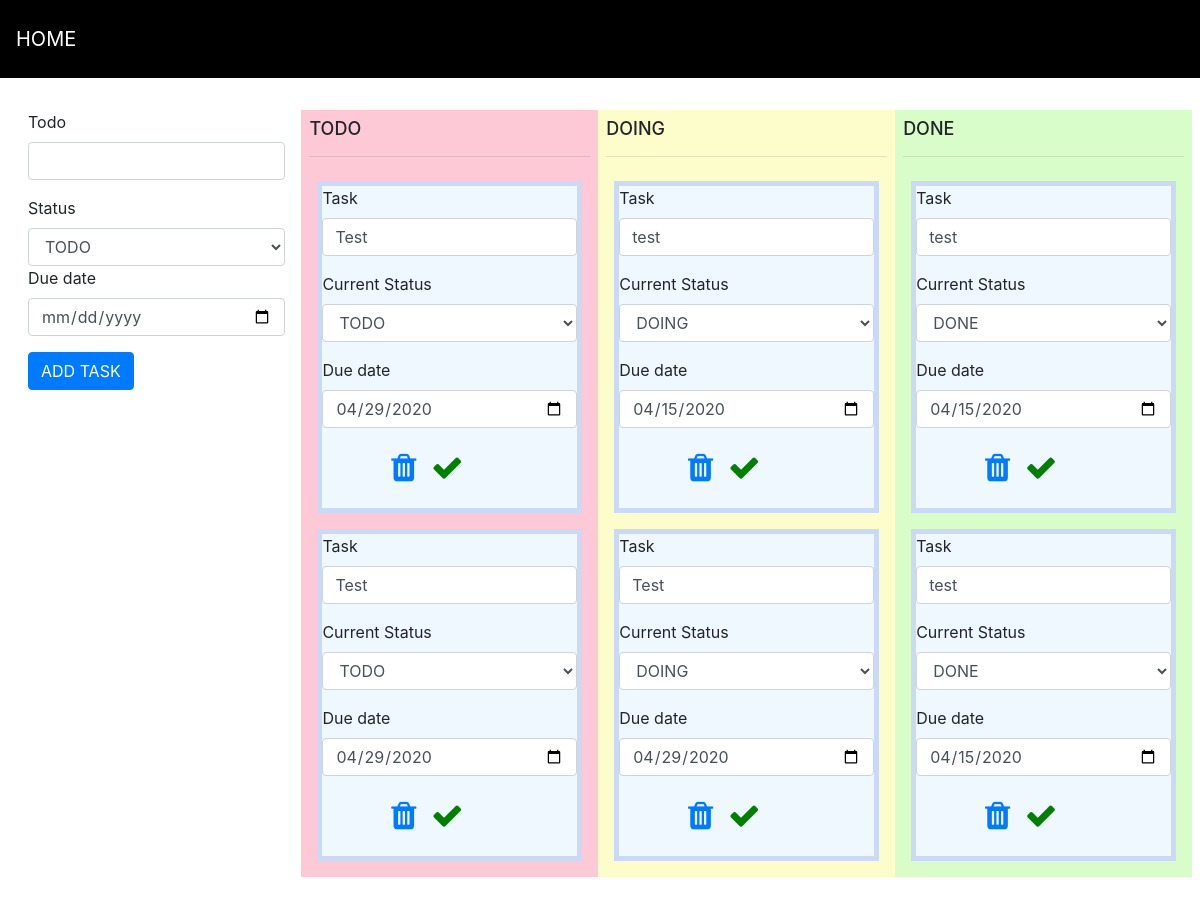
The page / on the database its author committed.
### app.py (models this page shows, shortened)
class Todos(db.Model):
    id = db.Column(db.Integer, unique=True, primary_key=True)
    todo_item = db.Column(db.String(500),  nullable=True)
    todo_date = db.Column(db.String(500), nullable=True)
    todo_status = db.Column(db.String(10), nullable=False, default='todo')
    done = db.Column(db.Boolean, default=False)

### app.py (the view)
@app.route('/', methods=['GET', 'POST'])
def todo():
    todo_item = request.form.get('todo_item') or None
    todo_date = request.form.get('todo_date') or None
    todo_status = request.form.get('todo_status') or None
    new_item = Todos(todo_item = todo_item, todo_date=todo_date, todo_status=todo_status)
    if todo_item and todo_date:
        db.session.add(new_item)
        db.session.commit()
        flash(f"Todo item '{todo_item}' added, due '{todo_date}'",'success')
    todo_todos = Todos.query.filter((Todos.todo_status == 'todo'))
    doing_todos = Todos.query.filter((Todos.todo_status == 'doing'))
    done_todos = Todos.query.filter((Todos.todo_status == 'done'))
    print(todo_todos, doing_todos, done_todos)
    return render_template('todo.html', todo_todos = todo_todos, doing_todos=doing_todos, done_todos=done_todos)

### templates/todo.html
{% extends "/layout.html" %}
{% from '/todo_component.html' import todo_component %}
{% from '/add_todo.html' import add_todo %}
{% block content %}
    {{ add_todo() }}
{% endblock content %}
{% block side %}
    <div class="d-flex flex-row">
        <div class="todo_d p-2">
            <h3 class="column_header">TODO</h3>
            <hr/>
            <div class="d-flex flex-column">
                {% for todo in todo_todos %}
                    {{ todo_component(todo) }}
                {% endfor %}
            </div>
        </div>
        <div class="doing_d p-2">
            <h3 class="column_header">DOING</h3>
            <hr/>
            <div class="d-flex flex-column">
                {% for todo in doing_todos %}
                    {{ todo_component(todo) }}
                {% endfor %}
            </div>
        </div>
        <div class="done_d p-2 ">
            <h3 class="column_header">DONE</h3>
            <hr/>
            <div class="d-flex flex-column">
                {% for todo in done_todos %}
                    {{ todo_component(todo) }}
                {% endfor %}
            </div>
        </div>
    </div>
{% endblock side %}

### templates/layout.html (shortened to what this page needs)
<!DOCTYPE html>
<html>
<head>
	<link rel="stylesheet" href="{{ url_for('static', filename = 'styles.css') }}">
    <link rel="stylesheet" href = "https://stackpath.bootstrapcdn.com/bootstrap/4.3.1/css/bootstrap.min.css"
>
    <link rel="stylesheet" href="https://stackpath.bootstrapcdn.com/font-awesome/4.7.0/css/font-awesome.min.css">
</head>
<body>
	<div class="menu">
		<a href="#home">HOME</a>
        <div class="messages">
        </div>
    </div>
    <br/>
    <div class = "d-flex flex-row body_sec">
        <div class="p-2">
            {% block content %}{% endblock %}
        </div>
        <div class="p-2">
            {% block side %}{% endblock %}
        </div>
    </div>
</body>
</html>

### templates/todo_component.html
{% macro todo_component(todo) %}
    <div class="p-2">
        <form method="post" id="{{ todo.todo_status }}_{{ todo.id }}" action="{{ url_for('update_todo', todo_id = todo.id) }}">
            <div class="todo_box">
                <div class="form-group">
                    <label for="summary">Task</label>
                    <input id="summary" class="todo_status form-control"  name="todo_item" value="{{ todo.todo_item }}"/>
                </div>
                 <div class="form-group">
                    <label for="item_status">Current Status</label>
                    <select class="todo_status form-control" class="form-control" id="item_status" name="todo_status">
                        <option value="todo" {% if todo.todo_status == "todo" %} selected {% endif %}>TODO</option>
                        <option value="doing" {% if todo.todo_status == "doing" %} selected {% endif %}>DOING</option>
                        <option value="done" {% if todo.todo_status == "done" %} selected {% endif %}>DONE</option>
                    </select>
                </div>
                <div class="form-group">
                    <label for="due_on">Due date</label>
                    <input value="{{ todo.todo_date }}" name="todo_date"  class="form-control" id="todo_date" type="date"/>
                </div>
                <div class="form-group">
                    <span class="todo_buttons">
                        <a href="{{ url_for('delete_todo', todo_id = todo.id) }}" class = 'fa fa-trash'></a>
                        <button class="update_button fa fa-check" type="submit"></button>
                    </span>
                </div>
            </div>
        </form>
    </div>
{% endmacro %}

### templates/add_todo.html (shortened to what this page needs)
{% macro add_todo() %}
    <form method="post">
        <div class="form-group">
            <label for="todo_item">Todo</label>
            <input class="form-control" id="todo_item"  name="todo_item" type="text">
        </div>
        <div class="form-group">
            <label for="item_status">Status</label>
            <select class="todo_status form-control" id="item_status" name="todo_status">
                <option value="todo">TODO</option>
            </select>
        <div class="form-group">
            <label for="todo_date">Due date</label>
            <input class="form-control" id="todo_date" name="todo_date" type="date">
        </div>
        </div>
        <div class="form-group">
            <button class="btn btn-primary" type="submit">ADD TASK</button>
        </div>
    </form>
{% endmacro %}

### static/styles.css (style rules this page uses)
body { background-position:center; background-size: contain; }
.messages { padding-top: 55px; margin-bottom: 0px; }
.menu { position: sticky; top: 0; background-color: black; padding:10px 0px 10px 0px; color:white; margin: 0 auto; overflow: hidden; }
.menu a { float:left; color: white; text-align: center; padding: 14px 16px; text-decoration: none; font-size: 20px; }
.body_sec { margin-left:20px; }
.todo_box { display: inline-block; height: fit-content; background-color: aliceblue; width: fit-content; border: 5px solid #cad9f5; margin: auto; }
.todo_d { display: inline-block; float: left; padding: 1%; background-color: rgba(245, 0, 66, 0.21); }
.doing_d { display: inline-block; float: left; padding: 1%; background-color: rgba(245, 242, 0, 0.2); }
.done_d { display: inline-block; float: left; padding: 1%; background-color: rgba(75, 245, 0, 0.21) }
.todo_buttons { margin: auto; padding: 27%; font-size: xx-large; }
.update_button { margin: auto; font-size: xx-large; background-color: inherit; color: green; border: none; cursor: pointer; }
.column_header { align-content: center; font-size: large; }

### rows shown on the page
Todos: todo_item "Test", todo_status "TODO", todo_date "04/29/2020"
Todos: todo_item "Test", todo_status "TODO", todo_date "04/29/2020"
Todos: todo_item "test", todo_status "DOING", todo_date "04/15/2020"
Todos: todo_item "Test", todo_status "DOING", todo_date "04/29/2020"
Todos: todo_item "test", todo_status "DONE", todo_date "04/15/2020"
Todos: todo_item "test", todo_status "DONE", todo_date "04/15/2020"
